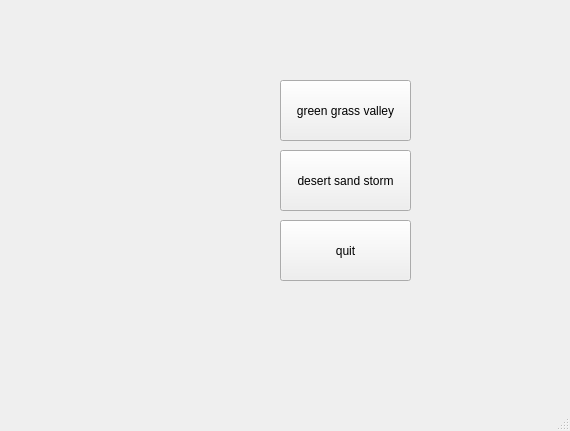
<?xml version="1.0" encoding="UTF-8"?>
<ui version="4.0">
 <class>MainWindow</class>
 <widget class="QMainWindow" name="MainWindow">
  <property name="geometry">
   <rect>
    <x>0</x>
    <y>0</y>
    <width>570</width>
    <height>431</height>
   </rect>
  </property>
  <property name="windowTitle">
   <string>MainWindow</string>
  </property>
  <widget class="QWidget" name="centralwidget">
   <widget class="QPushButton" name="sand_button">
    <property name="geometry">
     <rect>
      <x>280</x>
      <y>150</y>
      <width>131</width>
      <height>61</height>
     </rect>
    </property>
    <property name="text">
     <string>desert sand storm</string>
    </property>
   </widget>
   <widget class="QPushButton" name="grass_button">
    <property name="geometry">
     <rect>
      <x>280</x>
      <y>80</y>
      <width>131</width>
      <height>61</height>
     </rect>
    </property>
    <property name="text">
     <string>green grass valley</string>
    </property>
   </widget>
   <widget class="QPushButton" name="quit_button">
    <property name="geometry">
     <rect>
      <x>280</x>
      <y>220</y>
      <width>131</width>
      <height>61</height>
     </rect>
    </property>
    <property name="text">
     <string>quit</string>
    </property>
   </widget>
  </widget>
  <widget class="QMenuBar" name="menubar">
   <property name="geometry">
    <rect>
     <x>0</x>
     <y>0</y>
     <width>570</width>
     <height>26</height>
    </rect>
   </property>
  </widget>
  <widget class="QStatusBar" name="statusbar"/>
 </widget>
 <resources/>
 <connections/>
</ui>
